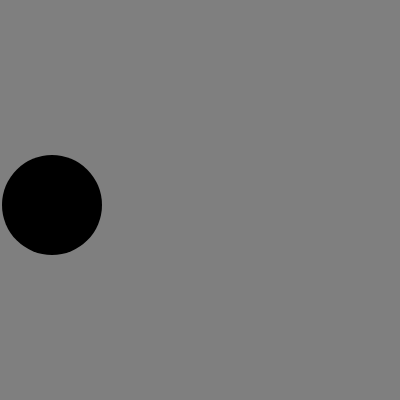
Frame 1 (no input)
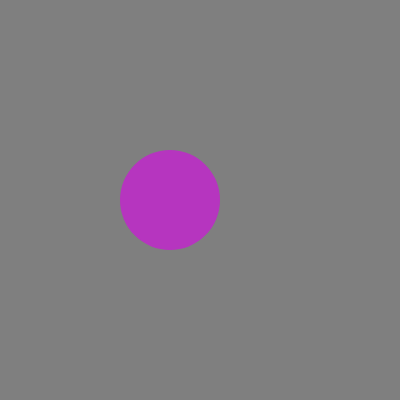
Frame 60 (no input)
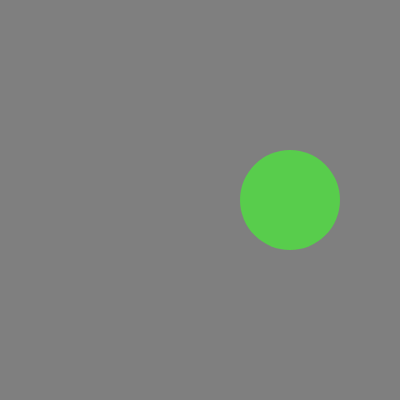
Frame 120 (the mouse pressed at the canvas centre since frame 60)

The p5.js sketch that drew these frames (run headless with seeded random() and noise() and a simulated clock; from frame 60 on, the mouse is pressed at the canvas centre):

// p5.js sketch
// ── sketch.js
// bounceing ball
//sep 19 2024

//veriables
let x = 50
let y = 200
let size = 100
let speedx = 2
let speedy = 5
let bounce = 0
let r = 0
let b = 0
let g = 0

function setup() {
  createCanvas(400, 400);
}

function draw() {
  background(127);
  
  moveBall(); 
  bounceBall();
  displayBall();
  

function moveBall(){
    //movement
  x = x+speedx;
  y = y+speedy;
}

function bounceBall(){
  //bouonceing when the ball hitsthe top or m,,,,,mm,       bottom
  if (x >= 350){
    speedx = -2;
    bounce++;
  }
  else if (x <= 50){
    speedx = 2;
    bounce++;
  }
  if (y >= 350){
    speedy = -5;
    bounce++;
  }
  else if (y <= 50){
    speedy = 5;
    bounce++;
  }
}
  
function displayBall(){
  //changeing color
  if (bounce >= 1){
    bounce = 0
    r = random(0, 255)
    g = random(0, 255)
    b = random(0, 255)
  }
    
  //showing the ball
  noStroke();
  fill(r, g, b);
  circle(x, y, 100);
}

}
